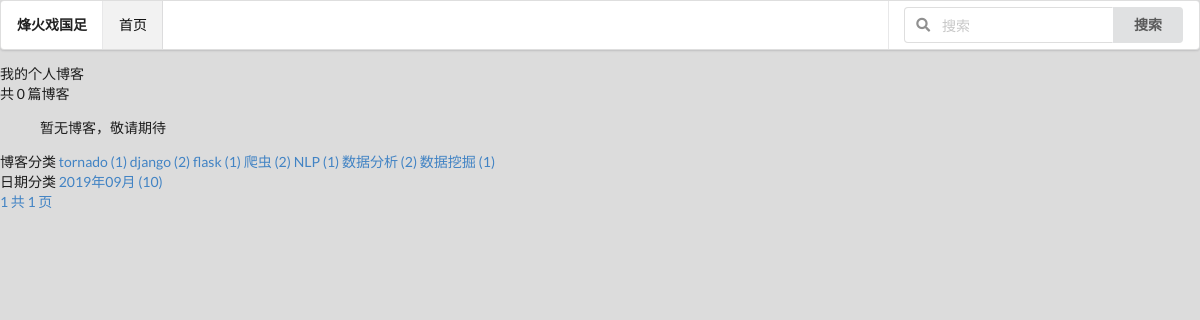
/blog/2019/10, run on an earlier commit of the app's database.
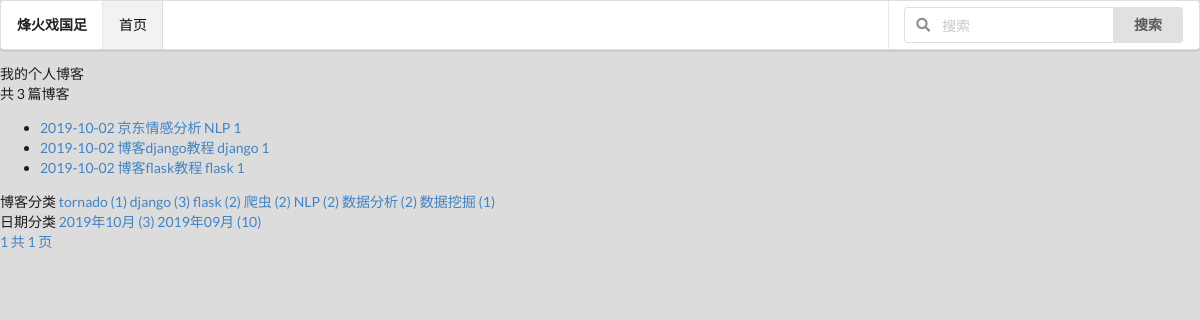
And on a later commit of the database.
### blog/models.py (models this page shows, shortened)
class BlogType(models.Model):
    typeName=models.CharField(max_length=8)
    def __str__(self):
        return self.typeName

class Blog(models.Model,readNumMethod):
    blogTitle=models.CharField(max_length=30)
    blogContent=RichTextUploadingField()
    blogAuthor=models.ForeignKey(User,on_delete=models.DO_NOTHING)
    blog_createdTime=models.DateTimeField(auto_now_add=True)
    blog_updatedTime=models.DateTimeField(auto_now=True)
    blogType=models.ForeignKey(BlogType,on_delete=models.DO_NOTHING)
    blog_img=models.ImageField(upload_to="blogImage",default='blogImage/default.jpg')
    class Meta:
        ordering=['-blog_createdTime']

### blog/views.py (the view)
# urls.py: path('<int:year>/<int:month>',blog_with_date,name="blog_with_date" ),
def blog_with_date(request,year,month):
    context = sidebar(request)  # 右侧分类标签
    Blogs=Blog.objects.filter(blog_createdTime__year=year,
                                 blog_createdTime__month=month)
    context['blogs_with_dates'] =Blogs
    context['pageBlogs'] = Pages(request, Blogs)  # 分页博客
    return render(request,'blog_with_data.html',context)

### blog/views.py (called while the page is built)
def sidebar(request):
    context = {}
    context['right_typeNames'] = BlogType.objects.annotate(typeCount=Count('blog'))
    _Month= Blog.objects.dates('blog_createdTime','month',order='DESC')# 返回时间QuerySet
    blog_date_dict={}
    for blog_date in _Month:
        blog_count=Blog.objects.filter(blog_createdTime__year=blog_date.year,
                                 blog_createdTime__month=blog_date.month).count()
        blog_date_dict[blog_date]=blog_count
    context['blog_dates']=blog_date_dict
    return context

def Pages(request,Blogs):
    paginator = Paginator(Blogs, 3)
    page_num = request.GET.get('page', 1)
    pages_of_blogs = paginator.page(page_num)
    return pages_of_blogs

### templates/html/blog_with_data.html (shortened to what this page needs)
{% extends 'index.html' %}
{% block content %}
{% block title %}{{ '我的个人博客' }}{% endblock %}
    <div>
        共 {{ blogs_with_dates|length }} 篇博客
    </div>
    <ul>
            {% for blog in blogs_with_dates %}
            <li>
                <a>{{ blog.blog_createdTime | date:"Y-m-d " }}</a>
                <a href="{% url 'blog_detail' blog.id %}">{{ blog.blogTitle }}</a>
                <a href="{% url 'blog_with_type' blog.blogType.id %}">{{ blog.blogType }}</a>
                <a>{{ blog.blogContent | truncatechars:30 }}</a>
            </li>
            {% empty %}
               <p>暂无博客，敬请期待</p>
            {% endfor %}
    </ul>
    <div>博客分类
    {% for name in right_typeNames %}
       <a href="{% url 'blog_with_type' name.id %}">{{ name.typeName }} ({{ name.typeCount }})</a>
    {% endfor %}
    </div>
    <div>日期分类
    {% for date,count in blog_dates.items %}
       <a href="{% url 'blog_with_date' date.year date.month %}">{{ date | date:"Y年m月"}} ({{ count }})</a>
    {% endfor %}
    </div>
    <a href="?page={{ pageBlogs.number }}"> {{ pageBlogs.number }}  </a>
    <a>共 {{ pageBlogs.paginator.num_pages }} 页</a>
{% endblock %}

### templates/html/index.html (shortened to what this page needs)
{% load static %}
<!DOCTYPE html>
<html lang="en">
<head>
    <link rel="stylesheet" href="{% static 'css/semantic.css' %}">
</head>
<body style="background-color:gainsboro">
<div class="ui menu">
    <div class="header item">烽火戏国足</div>
    <a class="active item" href="{% url 'blog_list' %}">首页</a>
    <div class="right menu">
        <div class="item">
            <div class="ui action left icon input">
                <input type="text" placeholder="搜索">
                <button class="ui button">搜索</button>
            </div>
        </div>
    </div>
</div>
{% block content %}{% endblock %}
</body>
</html>

What changed in the data, as far as the page shows it:
added Blog: blog_createdTime "2019-10-02", blogTitle "京东情感分析", blogType "NLP", blogContent "1"
added Blog: blog_createdTime "2019-10-02", blogTitle "博客django教程", blogType "django", blogContent "1"
added Blog: blog_createdTime "2019-10-02", blogTitle "博客flask教程", blogType "flask", blogContent "1"
computed for BlogType "django": typeCount "2" → "3"
computed for BlogType "flask": typeCount "1" → "2"
computed for BlogType "NLP": typeCount "1" → "2"
Also different on the page:
{{ blogs_with_dates|length }}: "0" → "3"
new list line: "2019年10月 ( 3 )"
text no longer shown: "暂无博客，敬请期待"
